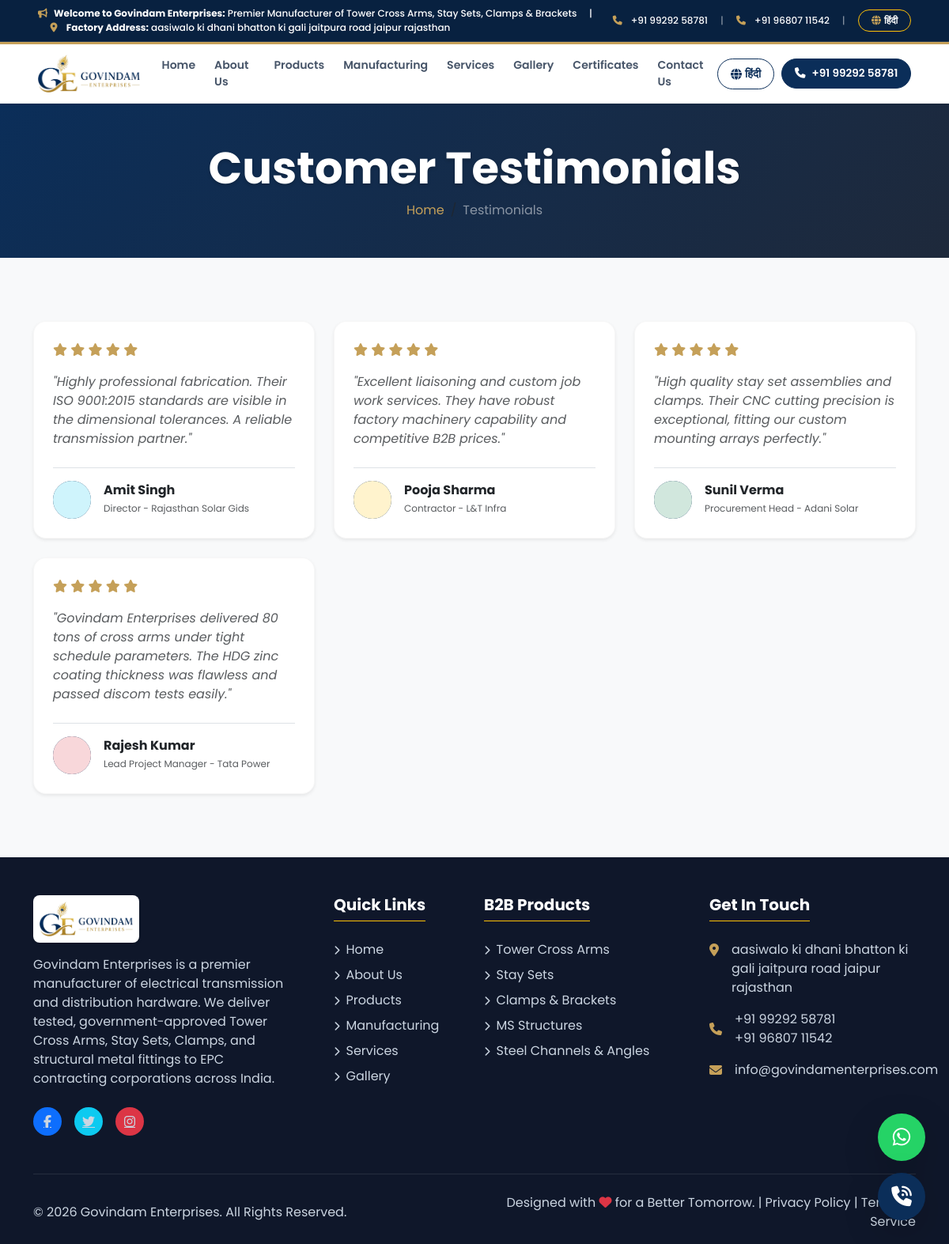
Page /testimonials/ on the committed database.
### website/models.py (models this page shows, shortened)
class Testimonial(models.Model):
    name = models.CharField(max_length=150)
    designation = models.CharField(max_length=150, help_text="e.g. Managing Director, Chief Procurement Officer")
    image = models.ImageField(upload_to='testimonials/', blank=True, null=True, help_text="Client photograph (optional).")
    review = models.TextField(help_text="Written feedback from client.")
    rating = models.PositiveIntegerField(
        default=5,
        validators=[MinValueValidator(1), MaxValueValidator(5)],
        help_text="Rating between 1 and 5 stars."
    )
    is_featured = models.BooleanField(default=True, help_text="Show in sliders on the homepage.")
    created_at = models.DateTimeField(auto_now_add=True)
    class Meta:
        ordering = ['-created_at']
        verbose_name = "Testimonial"
        verbose_name_plural = "Testimonials"

### website/views.py (the view)
# urls.py: path('testimonials/', views.testimonials, name='testimonials'),
def testimonials(request):
    testimonials_list = Testimonial.objects.all().order_by('-created_at')
    context = {
        'testimonials_list': testimonials_list,
        'active_page': 'testimonials'
    }
    return render(request, 'website/testimonials.html', context)

### website/templates/website/testimonials.html (shortened to what this page needs)
{% extends "website/base.html" %}
{% load static %}
{% block content %}
<section class="page-header py-5 text-white" style="background: linear-gradient(135deg, #0284C7 0%, #0369a1 100%);">
    <div class="container text-center">
        <h1 class="display-4 font-weight-bold" data-aos="fade-down" data-aos-duration="1000">Customer Testimonials</h1>
        <nav aria-label="breadcrumb">
            <ol class="breadcrumb justify-content-center m-0">
                <li class="breadcrumb-item"><a href="{% url 'home' %}" class="text-warning text-decoration-none">Home</a></li>
                <li class="breadcrumb-item active text-white-50" aria-current="page">Testimonials</li>
            </ol>
        </nav>
    </div>
</section>
<section class="testimonials-page py-6 bg-light">
    <div class="container">
        <div class="row g-4">
            {% if testimonials_list %}
                {% for testimonial in testimonials_list %}
                <div class="col-lg-4 col-md-6" data-aos="fade-up" data-aos-duration="1000" data-aos-delay="{{ forloop.counter0 }}00">
                    <div class="card testimonial-card border-0 shadow-sm rounded-4 p-4 text-start h-100 bg-white transition-all">
                        <div class="rating-stars mb-3 text-warning">
                            {% with ''|center:testimonial.rating as range %}
                            {% for _ in range %}
                                <i class="fa-solid fa-star"></i>
                            {% endfor %}
                            {% endwith %}
                        </div>
                        <p class="text-muted flex-grow-1 mb-4 italic">"{{ testimonial.review }}"</p>
                        <div class="d-flex align-items-center border-top pt-3">
                            <div class="testimonial-avatar me-3 bg-primary text-white rounded-circle d-flex align-items-center justify-content-center font-weight-bold" style="width: 48px; height: 48px; background-color: #0284C7;">
                                {% if testimonial.image %}
                                    <img src="{{ testimonial.image.url }}" class="rounded-circle w-100 h-100 object-cover" alt="{{ testimonial.name }}">
                                {% else %}
                                    {{ testimonial.name|slice:":1" }}
                                {% endif %}
                            </div>
                            <div>
                                <h6 class="font-weight-bold text-dark m-0">{{ testimonial.name }}</h6>
                                <small class="text-muted font-xs">{{ testimonial.designation }}</small>
                            </div>
                        </div>
                    </div>
                </div>
                {% endfor %}
            {% endif %}
        </div>
    </div>
</section>
{% endblock %}

### static/css/style.css (style rules this page uses)
:root { --primary-color: #0b2e59; --secondary-color: #c5a059; --bg-color: #F8FAFC; --text-dark: #0f172a; --text-muted: #475569; --card-bg: #FFFFFF; --border-radius: 16px; --transition-speed: 0.3s; --primary-light: #f0f4f8; --success-light: #e6f7ec; --warning-light: #FAF5E6; --danger-light: #fcebeb; }
body { font-family: 'Poppins', sans-serif; background-color: var(--bg-color); color: var(--text-dark); overflow-x: hidden; }
h1, h2, h3, h4, h5, h6 { font-weight: 700; color: var(--text-dark); }
.font-weight-bold { font-weight: 700 !important; }
.font-xs { font-size: 0.75rem !important; }
.object-cover { object-fit: cover !important; }
.italic { font-style: italic !important; }
.py-6 { padding-top: 5rem !important; padding-bottom: 5rem !important; }
.card, .hover-translate-y, .industry-card, .glass-card, .feature-card, .testimonial-card, .service-item-card, .stats-box, .timeline-card, .contact-card, .accordion-item, .shadow-sm, .shadow { transition: transform 0.4s cubic-bezier(0.16, 1, 0.3, 1), box-shadow 0.4s cubic-bezier(0.16, 1, 0.3, 1), border-color 0.4s ease, background-color 0.4s ease !important; will-change: transform, box-shadow; }
.testimonial-card { border-radius: var(--border-radius) !important; border: 1px solid rgba(0,0,0,0.03) !important; transition: transform var(--transition-speed); }
.text-primary, [style*="color: #0284C7"], [style*="color: #0284c7"] { color: var(--primary-color) !important; }
.text-warning, [style*="color: #FFC107"], [style*="color: #ffc107"] { color: var(--secondary-color) !important; }
[style*="background-color: #0284C7"], [style*="background-color: #0284c7"] { background-color: var(--primary-color) !important; }
.page-header { background: linear-gradient(135deg, var(--primary-color) 0%, #1e293b 100%) !important; }
.page-header h1 { color: #ffffff !important; text-shadow: 0 2px 4px rgba(0, 0, 0, 0.2); }
body { top: 0px !important; position: static !important; }

### rows in the picture
Testimonial: rating 5 (drawn), review "Highly professional fabrication. Their ISO 9001:2015 standards are visible in the dimensional tolerances. A reliable transmission partner.", image (picture), name "Amit Singh", designation "Director - Rajasthan Solar Gids"
Testimonial: rating 5 (drawn), review "Excellent liaisoning and custom job work services. They have robust factory machinery capability and competitive B2B prices.", image (picture), name "Pooja Sharma", designation "Contractor - L&T Infra"
Testimonial: rating 5 (drawn), review "High quality stay set assemblies and clamps. Their CNC cutting precision is exceptional, fitting our custom mounting arrays perfectly.", image (picture), name "Sunil Verma", designation "Procurement Head - Adani Solar"
Testimonial: rating 5 (drawn), review "Govindam Enterprises delivered 80 tons of cross arms under tight schedule parameters. The HDG zinc coating thickness was flawless and passed discom tests easily.", image (picture), name "Rajesh Kumar", designation "Lead Project Manager - Tata Power"
